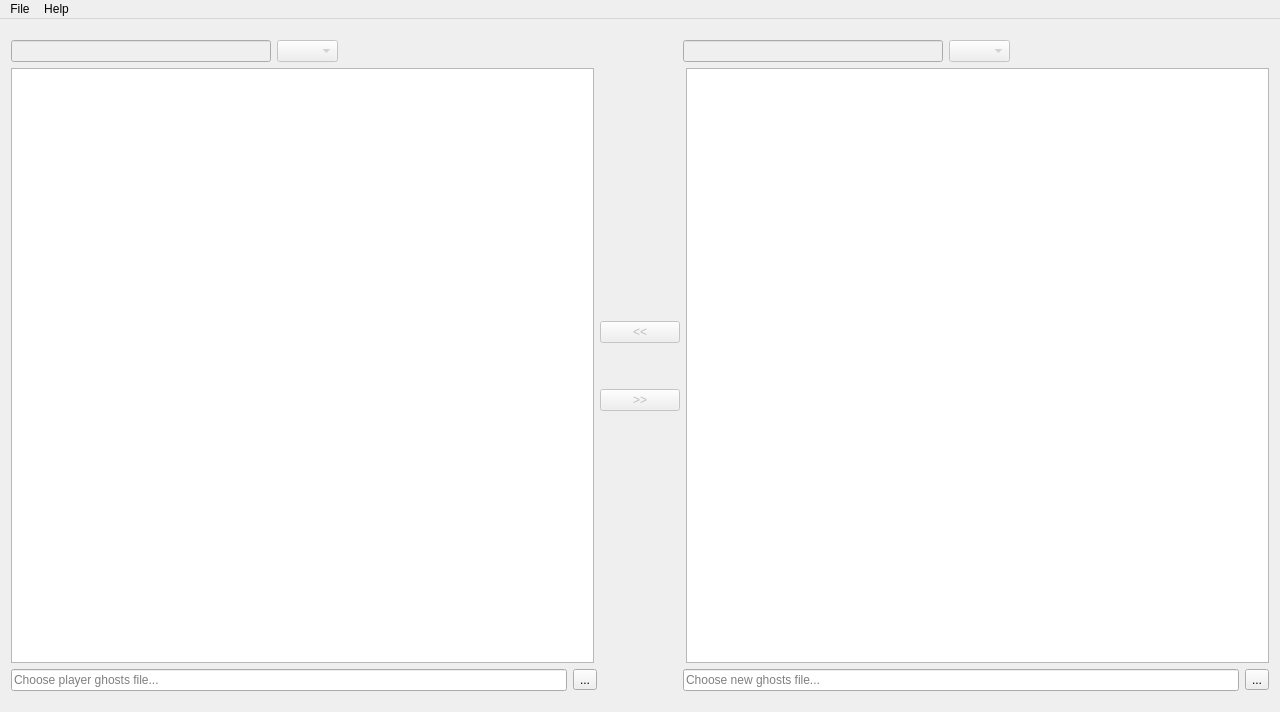
<?xml version="1.0" encoding="UTF-8"?>
<ui version="4.0">
 <class>GhostManager</class>
 <widget class="QMainWindow" name="GhostManager">
  <property name="geometry">
   <rect>
    <x>0</x>
    <y>0</y>
    <width>1280</width>
    <height>712</height>
   </rect>
  </property>
  <property name="windowTitle">
   <string>Ghost Manager</string>
  </property>
  <property name="windowIcon">
   <iconset resource="AoRGhostManager.qrc">
    <normaloff>:/AoRGhostManager/agm_icon.ico</normaloff>:/AoRGhostManager/agm_icon.ico</iconset>
  </property>
  <widget class="QWidget" name="centralWidget">
   <layout class="QVBoxLayout" name="verticalLayoutWidget">
    <item>
     <layout class="QVBoxLayout" name="vlytCentral">
      <item>
       <layout class="QHBoxLayout" name="hlytSearches">
        <property name="topMargin">
         <number>10</number>
        </property>
        <item>
         <widget class="QLineEdit" name="lnPlayerGhostSearch">
          <property name="enabled">
           <bool>false</bool>
          </property>
          <property name="text">
           <string/>
          </property>
          <property name="placeholderText">
           <string/>
          </property>
         </widget>
        </item>
        <item>
         <widget class="QComboBox" name="cboPlayerSearch">
          <property name="enabled">
           <bool>false</bool>
          </property>
          <property name="currentIndex">
           <number>-1</number>
          </property>
          <item>
           <property name="text">
            <string>All</string>
           </property>
          </item>
          <item>
           <property name="text">
            <string>Map</string>
           </property>
          </item>
          <item>
           <property name="text">
            <string>Class</string>
           </property>
          </item>
          <item>
           <property name="text">
            <string>Car</string>
           </property>
          </item>
         </widget>
        </item>
        <item>
         <spacer name="spcSearch1">
          <property name="orientation">
           <enum>Qt::Horizontal</enum>
          </property>
          <property name="sizeHint" stdset="0">
           <size>
            <width>40</width>
            <height>20</height>
           </size>
          </property>
         </spacer>
        </item>
        <item>
         <spacer name="spcSearch2">
          <property name="orientation">
           <enum>Qt::Horizontal</enum>
          </property>
          <property name="sizeType">
           <enum>QSizePolicy::Minimum</enum>
          </property>
          <property name="sizeHint" stdset="0">
           <size>
            <width>80</width>
            <height>20</height>
           </size>
          </property>
         </spacer>
        </item>
        <item>
         <widget class="QLineEdit" name="lnNewGhostSearch">
          <property name="enabled">
           <bool>false</bool>
          </property>
          <property name="text">
           <string/>
          </property>
          <property name="placeholderText">
           <string/>
          </property>
         </widget>
        </item>
        <item>
         <widget class="QComboBox" name="cboNewSearch">
          <property name="enabled">
           <bool>false</bool>
          </property>
          <property name="currentIndex">
           <number>-1</number>
          </property>
          <item>
           <property name="text">
            <string>All</string>
           </property>
          </item>
          <item>
           <property name="text">
            <string>Map</string>
           </property>
          </item>
          <item>
           <property name="text">
            <string>Class</string>
           </property>
          </item>
          <item>
           <property name="text">
            <string>Car</string>
           </property>
          </item>
         </widget>
        </item>
        <item>
         <spacer name="spcSearch3">
          <property name="orientation">
           <enum>Qt::Horizontal</enum>
          </property>
          <property name="sizeHint" stdset="0">
           <size>
            <width>40</width>
            <height>20</height>
           </size>
          </property>
         </spacer>
        </item>
       </layout>
      </item>
      <item>
       <layout class="QHBoxLayout" name="hlytTables">
        <item>
         <widget class="QTableWidget" name="ghostsLeft">
          <property name="selectionBehavior">
           <enum>QAbstractItemView::SelectRows</enum>
          </property>
         </widget>
        </item>
        <item>
         <layout class="QVBoxLayout" name="vlytTableButtons">
          <item>
           <spacer name="verticalSpacer_2">
            <property name="orientation">
             <enum>Qt::Vertical</enum>
            </property>
            <property name="sizeHint" stdset="0">
             <size>
              <width>20</width>
              <height>40</height>
             </size>
            </property>
           </spacer>
          </item>
          <item>
           <widget class="QPushButton" name="btnTransferLeft">
            <property name="enabled">
             <bool>false</bool>
            </property>
            <property name="text">
             <string>&lt;&lt;</string>
            </property>
           </widget>
          </item>
          <item>
           <spacer name="verticalSpacer_3">
            <property name="orientation">
             <enum>Qt::Vertical</enum>
            </property>
            <property name="sizeType">
             <enum>QSizePolicy::Minimum</enum>
            </property>
            <property name="sizeHint" stdset="0">
             <size>
              <width>20</width>
              <height>40</height>
             </size>
            </property>
           </spacer>
          </item>
          <item>
           <widget class="QPushButton" name="btnTransferRight">
            <property name="enabled">
             <bool>false</bool>
            </property>
            <property name="text">
             <string>&gt;&gt;</string>
            </property>
           </widget>
          </item>
          <item>
           <spacer name="verticalSpacer">
            <property name="orientation">
             <enum>Qt::Vertical</enum>
            </property>
            <property name="sizeHint" stdset="0">
             <size>
              <width>20</width>
              <height>40</height>
             </size>
            </property>
           </spacer>
          </item>
         </layout>
        </item>
        <item>
         <widget class="QTableWidget" name="ghostsRight">
          <property name="selectionBehavior">
           <enum>QAbstractItemView::SelectRows</enum>
          </property>
         </widget>
        </item>
       </layout>
      </item>
      <item>
       <layout class="QHBoxLayout" name="hlytFilePaths">
        <property name="bottomMargin">
         <number>10</number>
        </property>
        <item>
         <widget class="QLineEdit" name="lnPlayerGhostsFile">
          <property name="text">
           <string/>
          </property>
          <property name="readOnly">
           <bool>true</bool>
          </property>
          <property name="placeholderText">
           <string>Choose player ghosts file...</string>
          </property>
         </widget>
        </item>
        <item>
         <widget class="QToolButton" name="btnBrowsePlayerFile">
          <property name="text">
           <string>...</string>
          </property>
         </widget>
        </item>
        <item>
         <spacer name="spcFilePath">
          <property name="orientation">
           <enum>Qt::Horizontal</enum>
          </property>
          <property name="sizeType">
           <enum>QSizePolicy::Fixed</enum>
          </property>
          <property name="sizeHint" stdset="0">
           <size>
            <width>80</width>
            <height>20</height>
           </size>
          </property>
         </spacer>
        </item>
        <item>
         <widget class="QLineEdit" name="lnNewGhostsFile">
          <property name="text">
           <string/>
          </property>
          <property name="readOnly">
           <bool>true</bool>
          </property>
          <property name="placeholderText">
           <string>Choose new ghosts file...</string>
          </property>
         </widget>
        </item>
        <item>
         <widget class="QToolButton" name="btnBrowseNewFile">
          <property name="text">
           <string>...</string>
          </property>
         </widget>
        </item>
       </layout>
      </item>
     </layout>
    </item>
   </layout>
  </widget>
  <widget class="QMenuBar" name="menuBar">
   <property name="geometry">
    <rect>
     <x>0</x>
     <y>0</y>
     <width>1280</width>
     <height>22</height>
    </rect>
   </property>
   <widget class="QMenu" name="menuFile">
    <property name="title">
     <string>File</string>
    </property>
    <addaction name="actionOpen"/>
    <addaction name="actionSave"/>
    <addaction name="actionSaveAs"/>
    <addaction name="actionExit"/>
   </widget>
   <widget class="QMenu" name="menuHelp">
    <property name="title">
     <string>Help</string>
    </property>
    <addaction name="actionAbout"/>
   </widget>
   <addaction name="menuFile"/>
   <addaction name="menuHelp"/>
  </widget>
  <action name="actionExit">
   <property name="text">
    <string>Exit</string>
   </property>
  </action>
  <action name="actionOpen">
   <property name="text">
    <string>Open</string>
   </property>
   <property name="shortcut">
    <string>Ctrl+O</string>
   </property>
  </action>
  <action name="actionSave">
   <property name="enabled">
    <bool>false</bool>
   </property>
   <property name="text">
    <string>Save</string>
   </property>
   <property name="shortcut">
    <string>Ctrl+S</string>
   </property>
  </action>
  <action name="actionSaveAs">
   <property name="enabled">
    <bool>false</bool>
   </property>
   <property name="text">
    <string>Save As</string>
   </property>
  </action>
  <action name="actionAbout">
   <property name="text">
    <string>About</string>
   </property>
  </action>
 </widget>
 <layoutdefault spacing="6" margin="11"/>
 <resources>
  <include location="AoRGhostManager.qrc"/>
 </resources>
 <connections/>
</ui>
